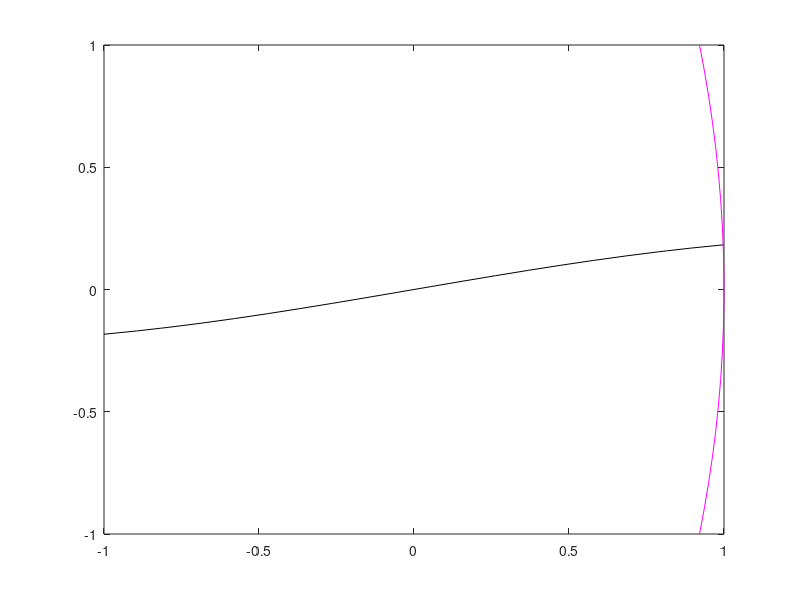

Here is the MATLAB script that generated this plot: (Note: this script raises an error after producing the figure.)
clf;	
clear;
f=@(x) [ sin(x(1,:)) - 4.6 * x(2,:); x(1,:) - cos(0.4 * x(2,:)) ];
xmin = -1; xmax = 1; ymin = -1; ymax = 1;
[X, Y] = meshgrid(linspace(xmin,xmax,20), linspace(ymin,ymax,20));
Z = f([X(:)'; Y(:)']);
contour(X,Y,reshape(Z(1,:)',size(X,1),size(X,2)), [0 0], 'LineColor', 'k');
hold on;
contour(X,Y,reshape(Z(2,:)',size(X,1),size(X,2)), [0 0], 'LineColor', 'm');

while true
  [x,y,button]=ginput(1);
  if button ~= 1 break; end;
  
  [sol, fval, flag] = fsolve(f, [x; y])
  
  if flag > 0 plot(x,y,'gx', sol(1),sol(2), 'bo');
  else plot(x,y,'rx'); end;
  
end;
